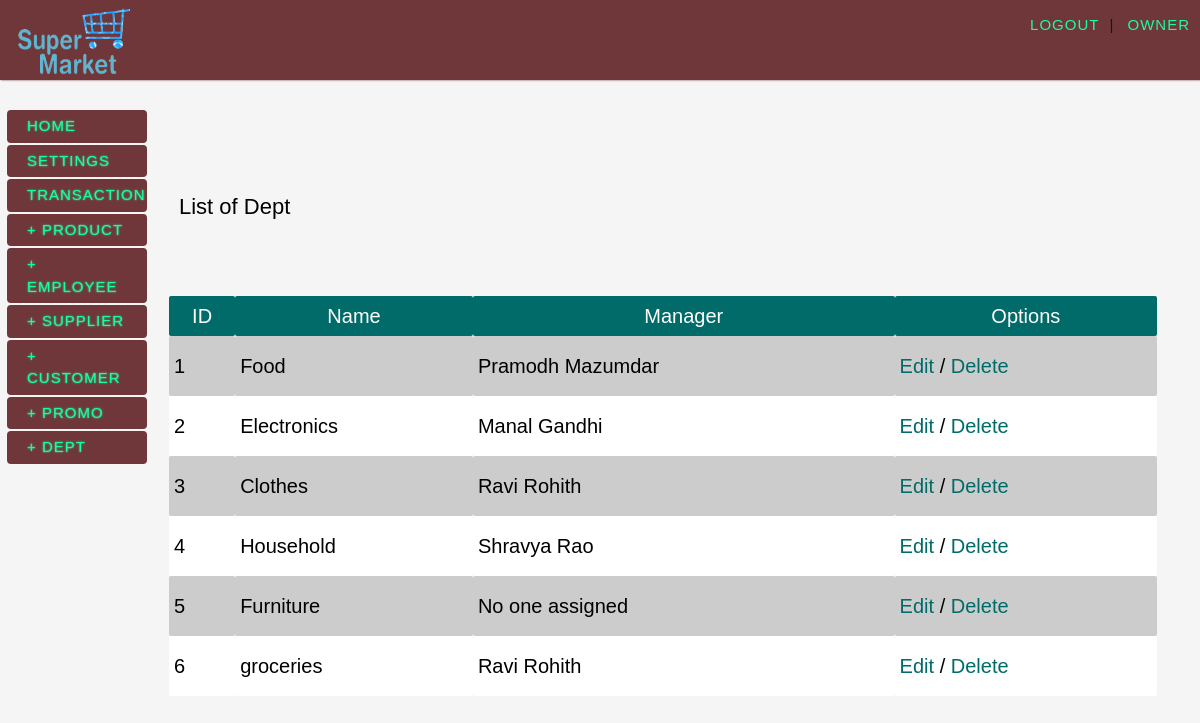
The page /viewlist.php?list=dept (signed in) on the database its author committed.
### tables this page shows
CREATE TABLE `department` (
  `manager_id` int(11) NOT NULL,
  `dept_id` int(5) NOT NULL,
  `dept_name` varchar(40) NOT NULL,
  `manager_start_date` date NOT NULL
);

CREATE TABLE `employee` (
  `first_name` varchar(20) NOT NULL,
  `last_name` varchar(20) NOT NULL,
  `id` int(11) NOT NULL,
  `dept_id` int(11) NOT NULL,
  `salary` int(8) NOT NULL,
  `phone_number` int(12) NOT NULL,
  `address` varchar(60) NOT NULL,
  `uid` int(11) NOT NULL,
  `join_date` date NOT NULL,
  `dob` date NOT NULL,
  `end_date` date NOT NULL DEFAULT '0000-00-00',
  `perks` int(11) NOT NULL DEFAULT '0',
  `admin` tinyint(1) NOT NULL
);

### viewlist.php (the view, shortened to what this page needs)
<?php
	require_once("include/header.php");
?>
<div id="body">
	<?php include_once("include/left_content.php"); ?>
    <div class="rcontent">
    <?php if(isset($_GET['list'])){
		if(!strcmp(strtolower($_GET['list']),"product")){
			echo"<h2><span>List of ".ucfirst($_GET['list'])."</span></h2>";
			echo"<div ><div id='data'>
				 <table id='itemList' ><tr><th>ID</th><th>Product name</th><th>Supplier name</th><th>Market Price</th><th>Cost Price</th><th>Options</th></tr>";
			$plist = mysql_query("select product_id, product_name, supplier_id, market_price, cost_price from product");
			while($row = mysql_fetch_array($plist)){
				echo"<tr><td>{$row['product_id']}</td>
					 <td>{$row['product_name']}</td>";
			$slist = mysql_query("select sdealer from supplier where sid='{$row['supplier_id']}'");
			$slist = mysql_fetch_array($slist);
				echo"<td>{$slist['sdealer']}</td>
					 <td>{$row['market_price']}</td>
					 <td>{$row['cost_price']}</td>
					 <td><a href='editlist.php?name=product&id={$row['product_id']}'>Edit</a> /
					 <a href='editlist.php?name=product&id={$row['product_id']}&del=1'>Delete</a></td>";
			}
        	echo"</tr></table></div></div>";
		}
		elseif(!strcmp(strtolower($_GET['list']),"dept")){
			echo"<h1><span>List of ".ucfirst($_GET['list'])."</span></h1>";
			echo"<div ><div id='data'><table id='itemList' ><tr><th>ID</th><th>Name</th><th>Manager</th><th>Options</th></tr>";
			$dlist = mysql_query("select dept_id, dept_name, manager_id from department");
			while($row = mysql_fetch_array($dlist)){
				echo"<tr><td>{$row['dept_id']}</td>
					 <td>{$row['dept_name']}</td>";
				if($row['manager_id']){
					$elist = mysql_query("select first_name, last_name from employee where id='{$row['manager_id']}'");
					$ename =  mysql_fetch_array($elist);
					echo "<td>{$ename['first_name']}&nbsp;{$ename['last_name']}</td>";
				}
				else echo"<td>No one assigned</td>";
				echo"<td><a href='editlist.php?name=dept&id={$row['dept_id']}'>Edit</a> /
					 <a href='editlist.php?name=dept&id={$row['dept_id']}&del=1'>Delete</a></td>";
			}
		}
	}
	?>
    </div>
</div>

### css/outline.css (style rules this page uses)
body { margin-left:auto; margin-right:auto; background-color: whitesmoke; background-repeat: repeat, no-repeat; background-position: center center; background-attachment: fixed; -webkit-background-size: auto, cover; -moz-background-size: auto, cover; -o-background-size: auto, cover; background-size: auto, cover; color: #000; font-family: 'Josefin Slab', Arial, sans-serif; font-size: 20px; }
a { color: #0f9; text-decoration: none; }
h1 { margin:0px; padding:20px; font-size:42px; color:#000; text-align:left; font-weight:400; text-align:left; }
h1 span { font-size:22px; color:#000; padding-top:10px; }
.rcontent { padding-top: 40px; position:relative; width:84%; margin:0px 5px; float:left; overflow:auto; padding-bottom:100px; }
#data { padding:10px; }
#itemList { width:100%; }
#itemList a { color:#006b68; }
#itemList th,td { padding:5px; text-align:center; }
#itemList tr:nth-child(even) { background-color: #CCC; }
#itemList tr:nth-child(odd) { background-color:#fff; }
#itemList tr:nth-child(1) { background-color:#006b68; color:#fff; }

### rows shown on the page
department: dept_id "1", dept_name "Food", employee.first_name "Pramodh", employee.last_name "Mazumdar"
department: dept_id "2", dept_name "Electronics", employee.first_name "Manal", employee.last_name "Gandhi"
department: dept_id "3", dept_name "Clothes", employee.first_name "Ravi", employee.last_name "Rohith"
department: dept_id "4", dept_name "Household", employee.first_name "Shravya", employee.last_name "Rao"
department: dept_id "5", dept_name "Furniture", manager_id "No one assigned"
department: dept_id "6", dept_name "groceries", employee.first_name "Ravi", employee.last_name "Rohith"

### other values the page prints
$_SESSION['username'] "OWNER"
$_GET['list'] "Dept"
